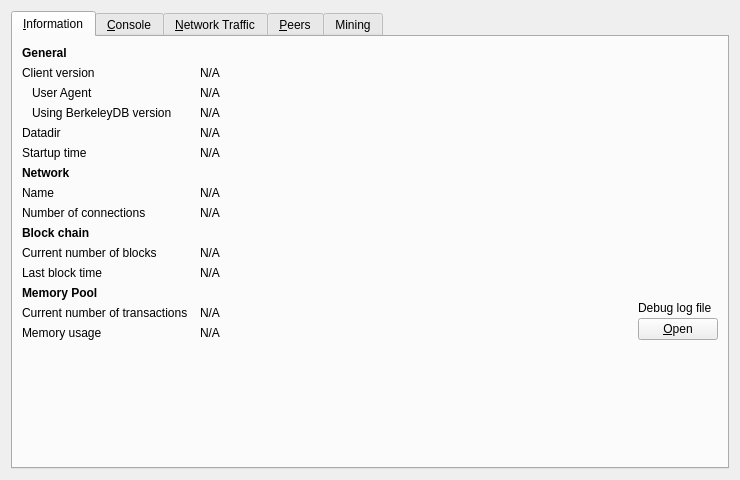
<?xml version="1.0" encoding="UTF-8"?>
<ui version="4.0">
 <class>RPCConsole</class>
 <widget class="QWidget" name="RPCConsole">
  <property name="geometry">
   <rect>
    <x>0</x>
    <y>0</y>
    <width>740</width>
    <height>430</height>
   </rect>
  </property>
  <property name="windowTitle">
   <string>Debug window</string>
  </property>
  <layout class="QVBoxLayout" name="verticalLayout_2">
   <item>
    <widget class="QTabWidget" name="tabWidget">
     <property name="currentIndex">
      <number>0</number>
     </property>
     <widget class="QWidget" name="tab_info">
      <attribute name="title">
       <string>&amp;Information</string>
      </attribute>
      <layout class="QGridLayout" name="gridLayout" columnstretch="0,1,0">
       <property name="horizontalSpacing">
        <number>12</number>
       </property>
       <item row="0" column="0">
        <widget class="QLabel" name="label_9">
         <property name="font">
          <font>
           <weight>75</weight>
           <bold>true</bold>
          </font>
         </property>
         <property name="text">
          <string>General</string>
         </property>
        </widget>
       </item>
       <item row="1" column="0">
        <widget class="QLabel" name="label_6">
         <property name="text">
          <string>Client version</string>
         </property>
        </widget>
       </item>
       <item row="1" column="1" colspan="2">
        <widget class="QLabel" name="clientVersion">
         <property name="cursor">
          <cursorShape>IBeamCursor</cursorShape>
         </property>
         <property name="text">
          <string>N/A</string>
         </property>
         <property name="textFormat">
          <enum>Qt::PlainText</enum>
         </property>
         <property name="textInteractionFlags">
          <set>Qt::LinksAccessibleByMouse|Qt::TextSelectableByKeyboard|Qt::TextSelectableByMouse</set>
         </property>
        </widget>
       </item>
       <item row="2" column="0">
        <widget class="QLabel" name="labelClientUserAgent">
         <property name="text">
          <string>User Agent</string>
         </property>
         <property name="indent">
          <number>10</number>
         </property>
        </widget>
       </item>
       <item row="2" column="1" colspan="2">
        <widget class="QLabel" name="clientUserAgent">
         <property name="cursor">
          <cursorShape>IBeamCursor</cursorShape>
         </property>
         <property name="text">
          <string>N/A</string>
         </property>
         <property name="textFormat">
          <enum>Qt::PlainText</enum>
         </property>
         <property name="textInteractionFlags">
          <set>Qt::LinksAccessibleByMouse|Qt::TextSelectableByKeyboard|Qt::TextSelectableByMouse</set>
         </property>
        </widget>
       </item>
       <item row="3" column="0">
        <widget class="QLabel" name="label_berkeleyDBVersion">
         <property name="text">
          <string>Using BerkeleyDB version</string>
         </property>
         <property name="indent">
          <number>10</number>
         </property>
        </widget>
       </item>
       <item row="3" column="1" colspan="2">
        <widget class="QLabel" name="berkeleyDBVersion">
         <property name="cursor">
          <cursorShape>IBeamCursor</cursorShape>
         </property>
         <property name="text">
          <string>N/A</string>
         </property>
         <property name="textFormat">
          <enum>Qt::PlainText</enum>
         </property>
         <property name="textInteractionFlags">
          <set>Qt::LinksAccessibleByMouse|Qt::TextSelectableByKeyboard|Qt::TextSelectableByMouse</set>
         </property>
        </widget>
       </item>
       <item row="4" column="0">
        <widget class="QLabel" name="label_12">
         <property name="text">
          <string>Datadir</string>
         </property>
        </widget>
       </item>
       <item row="4" column="1" colspan="2">
        <widget class="QLabel" name="dataDir">
         <property name="cursor">
          <cursorShape>IBeamCursor</cursorShape>
         </property>
         <property name="text">
          <string>N/A</string>
         </property>
         <property name="textFormat">
          <enum>Qt::PlainText</enum>
         </property>
         <property name="wordWrap">
          <bool>true</bool>
         </property>
         <property name="textInteractionFlags">
          <set>Qt::LinksAccessibleByMouse|Qt::TextSelectableByKeyboard|Qt::TextSelectableByMouse</set>
         </property>
        </widget>
       </item>
       <item row="5" column="0">
        <widget class="QLabel" name="label_13">
         <property name="text">
          <string>Startup time</string>
         </property>
        </widget>
       </item>
       <item row="5" column="1" colspan="2">
        <widget class="QLabel" name="startupTime">
         <property name="cursor">
          <cursorShape>IBeamCursor</cursorShape>
         </property>
         <property name="text">
          <string>N/A</string>
         </property>
         <property name="textFormat">
          <enum>Qt::PlainText</enum>
         </property>
         <property name="textInteractionFlags">
          <set>Qt::LinksAccessibleByMouse|Qt::TextSelectableByKeyboard|Qt::TextSelectableByMouse</set>
         </property>
        </widget>
       </item>
       <item row="6" column="0">
           <widget class="QLabel" name="labelNetwork">
               <property name="font">
                   <font>
                       <weight>75</weight>
                       <bold>true</bold>
                   </font>
               </property>
               <property name="text">
                   <string>Network</string>
               </property>
           </widget>
       </item>
       <item row="7" column="0">
        <widget class="QLabel" name="label_8">
         <property name="text">
          <string>Name</string>
         </property>
        </widget>
       </item>
       <item row="7" column="1" colspan="2">
        <widget class="QLabel" name="networkName">
         <property name="cursor">
          <cursorShape>IBeamCursor</cursorShape>
         </property>
         <property name="text">
          <string>N/A</string>
         </property>
         <property name="textFormat">
          <enum>Qt::PlainText</enum>
         </property>
         <property name="textInteractionFlags">
          <set>Qt::LinksAccessibleByMouse|Qt::TextSelectableByKeyboard|Qt::TextSelectableByMouse</set>
         </property>
        </widget>
       </item>
       <item row="8" column="0">
        <widget class="QLabel" name="label_7">
         <property name="text">
          <string>Number of connections</string>
         </property>
        </widget>
       </item>
       <item row="8" column="1" colspan="2">
        <widget class="QLabel" name="numberOfConnections">
         <property name="cursor">
          <cursorShape>IBeamCursor</cursorShape>
         </property>
         <property name="text">
          <string>N/A</string>
         </property>
         <property name="textFormat">
          <enum>Qt::PlainText</enum>
         </property>
         <property name="textInteractionFlags">
          <set>Qt::LinksAccessibleByMouse|Qt::TextSelectableByKeyboard|Qt::TextSelectableByMouse</set>
         </property>
        </widget>
       </item>
       <item row="9" column="0">
        <widget class="QLabel" name="label_10">
         <property name="font">
          <font>
           <weight>75</weight>
           <bold>true</bold>
          </font>
         </property>
         <property name="text">
          <string>Block chain</string>
         </property>
        </widget>
       </item>
       <item row="10" column="0">
        <widget class="QLabel" name="label_3">
         <property name="text">
          <string>Current number of blocks</string>
         </property>
        </widget>
       </item>
       <item row="10" column="1" colspan="2">
        <widget class="QLabel" name="numberOfBlocks">
         <property name="cursor">
          <cursorShape>IBeamCursor</cursorShape>
         </property>
         <property name="text">
          <string>N/A</string>
         </property>
         <property name="textFormat">
          <enum>Qt::PlainText</enum>
         </property>
         <property name="textInteractionFlags">
          <set>Qt::LinksAccessibleByMouse|Qt::TextSelectableByKeyboard|Qt::TextSelectableByMouse</set>
         </property>
        </widget>
       </item>
       <item row="11" column="0">
        <widget class="QLabel" name="labelLastBlockTime">
         <property name="text">
          <string>Last block time</string>
         </property>
        </widget>
       </item>
       <item row="11" column="1" colspan="2">
        <widget class="QLabel" name="lastBlockTime">
         <property name="cursor">
          <cursorShape>IBeamCursor</cursorShape>
         </property>
         <property name="text">
          <string>N/A</string>
         </property>
         <property name="textFormat">
          <enum>Qt::PlainText</enum>
         </property>
         <property name="textInteractionFlags">
          <set>Qt::LinksAccessibleByMouse|Qt::TextSelectableByKeyboard|Qt::TextSelectableByMouse</set>
         </property>
        </widget>
       </item>
       <item row="12" column="0">
        <widget class="QLabel" name="labelMempoolTitle">
         <property name="font">
          <font>
           <weight>75</weight>
           <bold>true</bold>
          </font>
         </property>
         <property name="text">
          <string>Memory Pool</string>
         </property>
        </widget>
       </item>
       <item row="13" column="0">
        <widget class="QLabel" name="labelNumberOfTransactions">
         <property name="text">
          <string>Current number of transactions</string>
         </property>
        </widget>
       </item>
       <item row="13" column="1">
        <widget class="QLabel" name="mempoolNumberTxs">
         <property name="cursor">
          <cursorShape>IBeamCursor</cursorShape>
         </property>
         <property name="text">
          <string>N/A</string>
         </property>
         <property name="textFormat">
          <enum>Qt::PlainText</enum>
         </property>
         <property name="textInteractionFlags">
          <set>Qt::LinksAccessibleByMouse|Qt::TextSelectableByKeyboard|Qt::TextSelectableByMouse</set>
         </property>
        </widget>
       </item>
       <item row="14" column="0">
        <widget class="QLabel" name="labelMemoryUsage">
         <property name="text">
          <string>Memory usage</string>
         </property>
        </widget>
       </item>
       <item row="14" column="1">
        <widget class="QLabel" name="mempoolSize">
         <property name="cursor">
          <cursorShape>IBeamCursor</cursorShape>
         </property>
         <property name="text">
          <string>N/A</string>
         </property>
         <property name="textFormat">
          <enum>Qt::PlainText</enum>
         </property>
         <property name="textInteractionFlags">
          <set>Qt::LinksAccessibleByMouse|Qt::TextSelectableByKeyboard|Qt::TextSelectableByMouse</set>
         </property>
        </widget>
       </item>
       <item row="12" column="2" rowspan="3">
        <layout class="QVBoxLayout" name="verticalLayoutDebugButton">
         <property name="spacing">
          <number>3</number>
         </property>
         <item>
          <spacer name="verticalSpacer_2">
           <property name="orientation">
            <enum>Qt::Vertical</enum>
           </property>
           <property name="sizeHint" stdset="0">
            <size>
             <width>10</width>
             <height>5</height>
            </size>
           </property>
          </spacer>
         </item>
         <item>
          <widget class="QLabel" name="labelDebugLogfile">
           <property name="text">
            <string>Debug log file</string>
           </property>
          </widget>
         </item>
         <item>
          <widget class="QPushButton" name="openDebugLogfileButton">
           <property name="toolTip">
            <string>Open the %1 debug log file from the current data directory. This can take a few seconds for large log files.</string>
           </property>
           <property name="text">
            <string>&amp;Open</string>
           </property>
           <property name="autoDefault">
            <bool>false</bool>
           </property>
          </widget>
         </item>
        </layout>
       </item>
       <item row="15" column="0">
        <spacer name="verticalSpacer">
         <property name="orientation">
          <enum>Qt::Vertical</enum>
         </property>
         <property name="sizeHint" stdset="0">
          <size>
           <width>20</width>
           <height>40</height>
          </size>
         </property>
        </spacer>
       </item>
      </layout>
     </widget>
     <widget class="QWidget" name="tab_console">
      <attribute name="title">
       <string>&amp;Console</string>
      </attribute>
      <layout class="QVBoxLayout" name="verticalLayout_3">
       <property name="spacing">
        <number>3</number>
       </property>
       <property name="bottomMargin">
        <number>5</number>
       </property>
       <item>
        <layout class="QHBoxLayout" name="horizontalLayout">
         <property name="spacing">
          <number>4</number>
         </property>
         <item>
          <spacer name="horizontalSpacer">
           <property name="orientation">
            <enum>Qt::Horizontal</enum>
           </property>
           <property name="sizeHint" stdset="0">
            <size>
             <width>40</width>
             <height>20</height>
            </size>
           </property>
          </spacer>
         </item>
         <item>
          <widget class="QPushButton" name="fontSmallerButton">
           <property name="maximumSize">
            <size>
             <width>24</width>
             <height>24</height>
            </size>
           </property>
           <property name="text">
            <string/>
           </property>
           <property name="toolTip">
            <string>Decrease font size</string>
           </property>
           <property name="icon">
            <iconset resource="../bitcoin.qrc">
             <normaloff>:/icons/fontsmaller</normaloff>:/icons/fontsmaller</iconset>
           </property>
           <property name="iconSize">
            <size>
             <width>24</width>
             <height>16</height>
            </size>
           </property>
           <property name="autoDefault">
            <bool>false</bool>
           </property>
           <property name="flat">
            <bool>true</bool>
           </property>
          </widget>
         </item>
         <item>
          <widget class="QPushButton" name="fontBiggerButton">
           <property name="maximumSize">
            <size>
             <width>24</width>
             <height>24</height>
            </size>
           </property>
           <property name="toolTip">
            <string>Increase font size</string>
           </property>
           <property name="text">
            <string/>
           </property>
           <property name="icon">
            <iconset resource="../bitcoin.qrc">
             <normaloff>:/icons/fontbigger</normaloff>:/icons/fontbigger</iconset>
           </property>
           <property name="iconSize">
            <size>
             <width>24</width>
             <height>16</height>
            </size>
           </property>
           <property name="autoDefault">
            <bool>false</bool>
           </property>
           <property name="flat">
            <bool>true</bool>
           </property>
          </widget>
         </item>
         <item>
          <widget class="QPushButton" name="clearButton">
           <property name="maximumSize">
            <size>
             <width>24</width>
             <height>24</height>
            </size>
           </property>
           <property name="toolTip">
            <string>Clear console</string>
           </property>
           <property name="layoutDirection">
            <enum>Qt::LeftToRight</enum>
           </property>
           <property name="text">
            <string/>
           </property>
           <property name="icon">
            <iconset resource="../bitcoin.qrc">
             <normaloff>:/icons/remove</normaloff>:/icons/remove</iconset>
           </property>
           <property name="shortcut">
            <string notr="true">Ctrl+L</string>
           </property>
           <property name="autoDefault">
            <bool>false</bool>
           </property>
           <property name="flat">
            <bool>true</bool>
           </property>
          </widget>
         </item>
        </layout>
       </item>
       <item>
        <widget class="QTextEdit" name="messagesWidget">
         <property name="minimumSize">
          <size>
           <width>0</width>
           <height>100</height>
          </size>
         </property>
         <property name="readOnly">
          <bool>true</bool>
         </property>
         <property name="tabKeyNavigation" stdset="0">
          <bool>false</bool>
         </property>
         <property name="columnCount" stdset="0">
          <number>2</number>
         </property>
        </widget>
       </item>
       <item>
        <layout class="QHBoxLayout" name="horizontalLayoutPrompt">
         <property name="spacing">
          <number>3</number>
         </property>
         <item>
          <widget class="QPushButton" name="promptIcon">
           <property name="enabled">
            <bool>false</bool>
           </property>
           <property name="maximumSize">
            <size>
             <width>16</width>
             <height>24</height>
            </size>
           </property>
           <property name="text">
            <string/>
           </property>
           <property name="icon">
            <iconset resource="../bitcoin.qrc">
             <normaloff>:/icons/prompticon</normaloff>
             <disabledoff>:/icons/prompticon</disabledoff>:/icons/prompticon</iconset>
           </property>
           <property name="iconSize">
            <size>
             <width>14</width>
             <height>14</height>
            </size>
           </property>
           <property name="autoDefault">
            <bool>false</bool>
           </property>
           <property name="flat">
            <bool>true</bool>
           </property>
          </widget>
         </item>
         <item>
          <widget class="QLineEdit" name="lineEdit">
           <property name="placeholderText">
            <string/>
           </property>
          </widget>
         </item>
        </layout>
       </item>
      </layout>
     </widget>
     <widget class="QWidget" name="tab_nettraffic">
      <attribute name="title">
       <string>&amp;Network Traffic</string>
      </attribute>
      <layout class="QHBoxLayout" name="horizontalLayout_3">
       <item>
        <layout class="QVBoxLayout" name="verticalLayout_4">
         <item>
          <widget class="TrafficGraphWidget" name="trafficGraph" native="true">
           <property name="sizePolicy">
            <sizepolicy hsizetype="Expanding" vsizetype="Expanding">
             <horstretch>0</horstretch>
             <verstretch>0</verstretch>
            </sizepolicy>
           </property>
          </widget>
         </item>
         <item>
          <layout class="QHBoxLayout" name="horizontalLayout_2">
           <item>
            <widget class="QSlider" name="sldGraphRange">
             <property name="minimum">
              <number>1</number>
             </property>
             <property name="maximum">
              <number>288</number>
             </property>
             <property name="pageStep">
              <number>12</number>
             </property>
             <property name="value">
              <number>6</number>
             </property>
             <property name="orientation">
              <enum>Qt::Horizontal</enum>
             </property>
            </widget>
           </item>
           <item>
            <widget class="QLabel" name="lblGraphRange">
             <property name="minimumSize">
              <size>
               <width>100</width>
               <height>0</height>
              </size>
             </property>
             <property name="alignment">
              <set>Qt::AlignCenter</set>
             </property>
            </widget>
           </item>
           <item>
            <widget class="QPushButton" name="btnClearTrafficGraph">
             <property name="text">
              <string>&amp;Reset</string>
             </property>
             <property name="autoDefault">
              <bool>false</bool>
             </property>
            </widget>
           </item>
          </layout>
         </item>
        </layout>
       </item>
       <item>
        <layout class="QVBoxLayout" name="verticalLayout">
         <item>
          <widget class="QGroupBox" name="groupBox">
           <property name="title">
            <string>Totals</string>
           </property>
           <layout class="QVBoxLayout" name="verticalLayout_5">
            <item>
             <layout class="QHBoxLayout" name="horizontalLayout_4">
              <item>
               <widget class="Line" name="line">
                <property name="sizePolicy">
                 <sizepolicy hsizetype="Fixed" vsizetype="Fixed">
                  <horstretch>0</horstretch>
                  <verstretch>0</verstretch>
                 </sizepolicy>
                </property>
                <property name="minimumSize">
                 <size>
                  <width>10</width>
                  <height>0</height>
                 </size>
                </property>
                <property name="palette">
                 <palette>
                  <active>
                   <colorrole role="Light">
                    <brush brushstyle="SolidPattern">
                     <color alpha="255">
                      <red>0</red>
                      <green>255</green>
                      <blue>0</blue>
                     </color>
                    </brush>
                   </colorrole>
                  </active>
                  <inactive>
                   <colorrole role="Light">
                    <brush brushstyle="SolidPattern">
                     <color alpha="255">
                      <red>0</red>
                      <green>255</green>
                      <blue>0</blue>
                     </color>
                    </brush>
                   </colorrole>
                  </inactive>
                  <disabled>
                   <colorrole role="Light">
                    <brush brushstyle="SolidPattern">
                     <color alpha="255">
                      <red>0</red>
                      <green>255</green>
                      <blue>0</blue>
                     </color>
                    </brush>
                   </colorrole>
                  </disabled>
                 </palette>
                </property>
                <property name="orientation">
                 <enum>Qt::Horizontal</enum>
                </property>
               </widget>
              </item>
              <item>
               <widget class="QLabel" name="label_16">
                <property name="text">
                 <string>Received</string>
                </property>
               </widget>
              </item>
              <item>
               <widget class="QLabel" name="lblBytesIn">
                <property name="minimumSize">
                 <size>
                  <width>50</width>
                  <height>0</height>
                 </size>
                </property>
                <property name="alignment">
                 <set>Qt::AlignRight|Qt::AlignTrailing|Qt::AlignVCenter</set>
                </property>
               </widget>
              </item>
             </layout>
            </item>
            <item>
             <layout class="QHBoxLayout" name="horizontalLayout_5">
              <item>
               <widget class="Line" name="line_2">
                <property name="sizePolicy">
                 <sizepolicy hsizetype="Fixed" vsizetype="Fixed">
                  <horstretch>0</horstretch>
                  <verstretch>0</verstretch>
                 </sizepolicy>
                </property>
                <property name="minimumSize">
                 <size>
                  <width>10</width>
                  <height>0</height>
                 </size>
                </property>
                <property name="palette">
                 <palette>
                  <active>
                   <colorrole role="Light">
                    <brush brushstyle="SolidPattern">
                     <color alpha="255">
                      <red>255</red>
                      <green>0</green>
                      <blue>0</blue>
                     </color>
                    </brush>
                   </colorrole>
                  </active>
                  <inactive>
                   <colorrole role="Light">
                    <brush brushstyle="SolidPattern">
                     <color alpha="255">
                      <red>255</red>
                      <green>0</green>
                      <blue>0</blue>
                     </color>
                    </brush>
                   </colorrole>
                  </inactive>
                  <disabled>
                   <colorrole role="Light">
                    <brush brushstyle="SolidPattern">
                     <color alpha="255">
                      <red>255</red>
                      <green>0</green>
                      <blue>0</blue>
                     </color>
                    </brush>
                   </colorrole>
                  </disabled>
                 </palette>
                </property>
                <property name="orientation">
                 <enum>Qt::Horizontal</enum>
                </property>
               </widget>
              </item>
              <item>
               <widget class="QLabel" name="label_17">
                <property name="text">
                 <string>Sent</string>
                </property>
               </widget>
              </item>
              <item>
               <widget class="QLabel" name="lblBytesOut">
                <property name="minimumSize">
                 <size>
                  <width>50</width>
                  <height>0</height>
                 </size>
                </property>
                <property name="alignment">
                 <set>Qt::AlignRight|Qt::AlignTrailing|Qt::AlignVCenter</set>
                </property>
               </widget>
              </item>
             </layout>
            </item>
            <item>
             <spacer name="verticalSpacer_4">
              <property name="orientation">
               <enum>Qt::Vertical</enum>
              </property>
              <property name="sizeHint" stdset="0">
               <size>
                <width>20</width>
                <height>407</height>
               </size>
              </property>
             </spacer>
            </item>
           </layout>
          </widget>
         </item>
        </layout>
       </item>
      </layout>
     </widget>
     <widget class="QWidget" name="tab_peers">
      <attribute name="title">
       <string>&amp;Peers</string>
      </attribute>
      <layout class="QGridLayout" name="gridLayout_2">
       <item row="0" column="0" rowspan="2">
        <layout class="QVBoxLayout" name="verticalLayout_101">
         <property name="spacing">
          <number>0</number>
         </property>
         <item>
          <widget class="QTableView" name="peerWidget">
           <property name="horizontalScrollBarPolicy">
            <enum>Qt::ScrollBarAsNeeded</enum>
           </property>
           <property name="tabKeyNavigation">
            <bool>false</bool>
           </property>
           <property name="sortingEnabled">
            <bool>true</bool>
           </property>
           <attribute name="horizontalHeaderHighlightSections">
            <bool>false</bool>
           </attribute>
          </widget>
         </item>
         <item>
          <widget class="QLabel" name="banHeading">
           <property name="sizePolicy">
            <sizepolicy hsizetype="Preferred" vsizetype="Minimum">
             <horstretch>0</horstretch>
             <verstretch>0</verstretch>
            </sizepolicy>
           </property>
           <property name="minimumSize">
            <size>
             <width>300</width>
             <height>32</height>
            </size>
           </property>
           <property name="maximumSize">
            <size>
             <width>16777215</width>
             <height>32</height>
            </size>
           </property>
           <property name="font">
            <font>
             <pointsize>12</pointsize>
            </font>
           </property>
           <property name="cursor">
            <cursorShape>IBeamCursor</cursorShape>
           </property>
           <property name="text">
            <string>Banned peers</string>
           </property>
           <property name="alignment">
            <set>Qt::AlignBottom|Qt::AlignLeading|Qt::AlignLeft</set>
           </property>
           <property name="wordWrap">
            <bool>true</bool>
           </property>
           <property name="textInteractionFlags">
            <set>Qt::NoTextInteraction</set>
           </property>
          </widget>
         </item>
         <item>
          <widget class="QTableView" name="banlistWidget">
           <property name="sizePolicy">
            <sizepolicy hsizetype="Expanding" vsizetype="Expanding">
             <horstretch>0</horstretch>
             <verstretch>0</verstretch>
            </sizepolicy>
           </property>
           <property name="horizontalScrollBarPolicy">
            <enum>Qt::ScrollBarAsNeeded</enum>
           </property>
           <property name="tabKeyNavigation">
            <bool>false</bool>
           </property>
           <property name="sortingEnabled">
            <bool>true</bool>
           </property>
           <attribute name="horizontalHeaderHighlightSections">
            <bool>false</bool>
           </attribute>
          </widget>
         </item>
        </layout>
       </item>
       <item row="0" column="1">
        <widget class="QLabel" name="peerHeading">
         <property name="sizePolicy">
          <sizepolicy hsizetype="Preferred" vsizetype="Minimum">
           <horstretch>0</horstretch>
           <verstretch>0</verstretch>
          </sizepolicy>
         </property>
         <property name="minimumSize">
          <size>
           <width>300</width>
           <height>32</height>
          </size>
         </property>
         <property name="font">
          <font>
           <pointsize>10</pointsize>
          </font>
         </property>
         <property name="cursor">
          <cursorShape>IBeamCursor</cursorShape>
         </property>
         <property name="text">
          <string>Select a peer to view detailed information.</string>
         </property>
         <property name="alignment">
          <set>Qt::AlignHCenter|Qt::AlignTop</set>
         </property>
         <property name="wordWrap">
          <bool>true</bool>
         </property>
         <property name="textInteractionFlags">
          <set>Qt::LinksAccessibleByMouse|Qt::TextSelectableByKeyboard|Qt::TextSelectableByMouse</set>
         </property>
        </widget>
       </item>
       <item row="1" column="1">
        <widget class="QWidget" name="detailWidget" native="true">
         <property name="minimumSize">
          <size>
           <width>300</width>
           <height>0</height>
          </size>
         </property>
         <layout class="QGridLayout" name="gridLayout_3">
          <item row="0" column="0">
           <widget class="QLabel" name="label_30">
            <property name="text">
             <string>Whitelisted</string>
            </property>
           </widget>
          </item>
          <item row="0" column="2">
           <widget class="QLabel" name="peerWhitelisted">
            <property name="cursor">
             <cursorShape>IBeamCursor</cursorShape>
            </property>
            <property name="text">
             <string>N/A</string>
            </property>
            <property name="textFormat">
             <enum>Qt::PlainText</enum>
            </property>
            <property name="textInteractionFlags">
             <set>Qt::LinksAccessibleByMouse|Qt::TextSelectableByKeyboard|Qt::TextSelectableByMouse</set>
            </property>
           </widget>
          </item>
          <item row="1" column="0">
           <widget class="QLabel" name="label_23">
            <property name="text">
             <string>Direction</string>
            </property>
           </widget>
          </item>
          <item row="1" column="2">
           <widget class="QLabel" name="peerDirection">
            <property name="cursor">
             <cursorShape>IBeamCursor</cursorShape>
            </property>
            <property name="text">
             <string>N/A</string>
            </property>
            <property name="textFormat">
             <enum>Qt::PlainText</enum>
            </property>
            <property name="textInteractionFlags">
             <set>Qt::LinksAccessibleByMouse|Qt::TextSelectableByKeyboard|Qt::TextSelectableByMouse</set>
            </property>
           </widget>
          </item>
          <item row="2" column="0">
           <widget class="QLabel" name="label_21">
            <property name="text">
             <string>Version</string>
            </property>
           </widget>
          </item>
          <item row="2" column="2">
           <widget class="QLabel" name="peerVersion">
            <property name="cursor">
             <cursorShape>IBeamCursor</cursorShape>
            </property>
            <property name="text">
             <string>N/A</string>
            </property>
            <property name="textFormat">
             <enum>Qt::PlainText</enum>
            </property>
            <property name="textInteractionFlags">
             <set>Qt::LinksAccessibleByMouse|Qt::TextSelectableByKeyboard|Qt::TextSelectableByMouse</set>
            </property>
           </widget>
          </item>
          <item row="3" column="0">
           <widget class="QLabel" name="label_28">
            <property name="text">
             <string>User Agent</string>
            </property>
           </widget>
          </item>
          <item row="3" column="2">
           <widget class="QLabel" name="peerSubversion">
            <property name="cursor">
             <cursorShape>IBeamCursor</cursorShape>
            </property>
            <property name="text">
             <string>N/A</string>
            </property>
            <property name="textFormat">
             <enum>Qt::PlainText</enum>
            </property>
            <property name="textInteractionFlags">
             <set>Qt::LinksAccessibleByMouse|Qt::TextSelectableByKeyboard|Qt::TextSelectableByMouse</set>
            </property>
           </widget>
          </item>
          <item row="4" column="0">
           <widget class="QLabel" name="label_4">
            <property name="text">
             <string>Services</string>
            </property>
           </widget>
          </item>
          <item row="4" column="2">
           <widget class="QLabel" name="peerServices">
            <property name="cursor">
             <cursorShape>IBeamCursor</cursorShape>
            </property>
            <property name="text">
             <string>N/A</string>
            </property>
            <property name="textFormat">
             <enum>Qt::PlainText</enum>
            </property>
            <property name="textInteractionFlags">
             <set>Qt::LinksAccessibleByMouse|Qt::TextSelectableByKeyboard|Qt::TextSelectableByMouse</set>
            </property>
           </widget>
          </item>
          <item row="5" column="0">
           <widget class="QLabel" name="label_29">
            <property name="text">
             <string>Starting Block</string>
            </property>
           </widget>
          </item>
          <item row="5" column="2">
           <widget class="QLabel" name="peerHeight">
            <property name="cursor">
             <cursorShape>IBeamCursor</cursorShape>
            </property>
            <property name="text">
             <string>N/A</string>
            </property>
            <property name="textFormat">
             <enum>Qt::PlainText</enum>
            </property>
            <property name="textInteractionFlags">
             <set>Qt::LinksAccessibleByMouse|Qt::TextSelectableByKeyboard|Qt::TextSelectableByMouse</set>
            </property>
           </widget>
          </item>
          <item row="6" column="0">
           <widget class="QLabel" name="label_27">
            <property name="text">
             <string>Synced Headers</string>
            </property>
           </widget>
          </item>
          <item row="6" column="2">
           <widget class="QLabel" name="peerSyncHeight">
            <property name="cursor">
             <cursorShape>IBeamCursor</cursorShape>
            </property>
            <property name="text">
             <string>N/A</string>
            </property>
            <property name="textFormat">
             <enum>Qt::PlainText</enum>
            </property>
            <property name="textInteractionFlags">
             <set>Qt::LinksAccessibleByMouse|Qt::TextSelectableByKeyboard|Qt::TextSelectableByMouse</set>
            </property>
           </widget>
          </item>
          <item row="7" column="0">
           <widget class="QLabel" name="label_25">
            <property name="text">
             <string>Synced Blocks</string>
            </property>
           </widget>
          </item>
          <item row="7" column="2">
           <widget class="QLabel" name="peerCommonHeight">
            <property name="cursor">
             <cursorShape>IBeamCursor</cursorShape>
            </property>
            <property name="text">
             <string>N/A</string>
            </property>
            <property name="textFormat">
             <enum>Qt::PlainText</enum>
            </property>
            <property name="textInteractionFlags">
             <set>Qt::LinksAccessibleByMouse|Qt::TextSelectableByKeyboard|Qt::TextSelectableByMouse</set>
            </property>
           </widget>
          </item>
          <item row="8" column="0">
           <widget class="QLabel" name="label_24">
            <property name="text">
             <string>Ban Score</string>
            </property>
           </widget>
          </item>
          <item row="8" column="2">
           <widget class="QLabel" name="peerBanScore">
            <property name="cursor">
             <cursorShape>IBeamCursor</cursorShape>
            </property>
            <property name="text">
             <string>N/A</string>
            </property>
            <property name="textFormat">
             <enum>Qt::PlainText</enum>
            </property>
            <property name="textInteractionFlags">
             <set>Qt::LinksAccessibleByMouse|Qt::TextSelectableByKeyboard|Qt::TextSelectableByMouse</set>
            </property>
           </widget>
          </item>
          <item row="9" column="0">
           <widget class="QLabel" name="label_22">
            <property name="text">
             <string>Connection Time</string>
            </property>
           </widget>
          </item>
          <item row="9" column="2">
           <widget class="QLabel" name="peerConnTime">
            <property name="cursor">
             <cursorShape>IBeamCursor</cursorShape>
            </property>
            <property name="text">
             <string>N/A</string>
            </property>
            <property name="textFormat">
             <enum>Qt::PlainText</enum>
            </property>
            <property name="textInteractionFlags">
             <set>Qt::LinksAccessibleByMouse|Qt::TextSelectableByKeyboard|Qt::TextSelectableByMouse</set>
            </property>
           </widget>
          </item>
          <item row="10" column="0">
           <widget class="QLabel" name="label_15">
            <property name="text">
             <string>Last Send</string>
            </property>
           </widget>
          </item>
          <item row="10" column="2">
           <widget class="QLabel" name="peerLastSend">
            <property name="cursor">
             <cursorShape>IBeamCursor</cursorShape>
            </property>
            <property name="text">
             <string>N/A</string>
            </property>
            <property name="textFormat">
             <enum>Qt::PlainText</enum>
            </property>
            <property name="textInteractionFlags">
             <set>Qt::LinksAccessibleByMouse|Qt::TextSelectableByKeyboard|Qt::TextSelectableByMouse</set>
            </property>
           </widget>
          </item>
          <item row="11" column="0">
           <widget class="QLabel" name="label_19">
            <property name="text">
             <string>Last Receive</string>
            </property>
           </widget>
          </item>
          <item row="11" column="2">
           <widget class="QLabel" name="peerLastRecv">
            <property name="cursor">
             <cursorShape>IBeamCursor</cursorShape>
            </property>
            <property name="text">
             <string>N/A</string>
            </property>
            <property name="textFormat">
             <enum>Qt::PlainText</enum>
            </property>
            <property name="textInteractionFlags">
             <set>Qt::LinksAccessibleByMouse|Qt::TextSelectableByKeyboard|Qt::TextSelectableByMouse</set>
            </property>
           </widget>
          </item>
          <item row="12" column="0">
           <widget class="QLabel" name="label_18">
            <property name="text">
             <string>Sent</string>
            </property>
           </widget>
          </item>
          <item row="12" column="2">
           <widget class="QLabel" name="peerBytesSent">
            <property name="cursor">
             <cursorShape>IBeamCursor</cursorShape>
            </property>
            <property name="text">
             <string>N/A</string>
            </property>
            <property name="textFormat">
             <enum>Qt::PlainText</enum>
            </property>
            <property name="textInteractionFlags">
             <set>Qt::LinksAccessibleByMouse|Qt::TextSelectableByKeyboard|Qt::TextSelectableByMouse</set>
            </property>
           </widget>
          </item>
          <item row="13" column="0">
           <widget class="QLabel" name="label_20">
            <property name="text">
             <string>Received</string>
            </property>
           </widget>
          </item>
          <item row="13" column="2">
           <widget class="QLabel" name="peerBytesRecv">
            <property name="cursor">
             <cursorShape>IBeamCursor</cursorShape>
            </property>
            <property name="text">
             <string>N/A</string>
            </property>
            <property name="textFormat">
             <enum>Qt::PlainText</enum>
            </property>
            <property name="textInteractionFlags">
             <set>Qt::LinksAccessibleByMouse|Qt::TextSelectableByKeyboard|Qt::TextSelectableByMouse</set>
            </property>
           </widget>
          </item>
          <item row="14" column="0">
           <widget class="QLabel" name="label_26">
            <property name="text">
             <string>Ping Time</string>
            </property>
           </widget>
          </item>
          <item row="14" column="2">
           <widget class="QLabel" name="peerPingTime">
            <property name="cursor">
             <cursorShape>IBeamCursor</cursorShape>
            </property>
            <property name="text">
             <string>N/A</string>
            </property>
            <property name="textFormat">
             <enum>Qt::PlainText</enum>
            </property>
            <property name="textInteractionFlags">
             <set>Qt::LinksAccessibleByMouse|Qt::TextSelectableByKeyboard|Qt::TextSelectableByMouse</set>
            </property>
           </widget>
          </item>
          <item row="15" column="0">
           <widget class="QLabel" name="peerPingWaitLabel">
            <property name="toolTip">
             <string>The duration of a currently outstanding ping.</string>
            </property>
            <property name="text">
             <string>Ping Wait</string>
            </property>
           </widget>
          </item>
          <item row="15" column="2">
           <widget class="QLabel" name="peerPingWait">
            <property name="cursor">
             <cursorShape>IBeamCursor</cursorShape>
            </property>
            <property name="text">
             <string>N/A</string>
            </property>
            <property name="textFormat">
             <enum>Qt::PlainText</enum>
            </property>
            <property name="textInteractionFlags">
             <set>Qt::LinksAccessibleByMouse|Qt::TextSelectableByKeyboard|Qt::TextSelectableByMouse</set>
            </property>
           </widget>
          </item>
          <item row="16" column="0">
           <widget class="QLabel" name="peerMinPingLabel">
            <property name="text">
             <string>Min Ping</string>
            </property>
           </widget>
          </item>
          <item row="16" column="2">
           <widget class="QLabel" name="peerMinPing">
            <property name="cursor">
             <cursorShape>IBeamCursor</cursorShape>
            </property>
            <property name="text">
             <string>N/A</string>
            </property>
            <property name="textFormat">
             <enum>Qt::PlainText</enum>
            </property>
            <property name="textInteractionFlags">
             <set>Qt::LinksAccessibleByMouse|Qt::TextSelectableByKeyboard|Qt::TextSelectableByMouse</set>
            </property>
           </widget>
          </item>
          <item row="17" column="0">
           <widget class="QLabel" name="label_timeoffset">
            <property name="text">
             <string>Time Offset</string>
            </property>
           </widget>
          </item>
          <item row="17" column="2">
           <widget class="QLabel" name="timeoffset">
            <property name="cursor">
             <cursorShape>IBeamCursor</cursorShape>
            </property>
            <property name="text">
             <string>N/A</string>
            </property>
            <property name="textFormat">
             <enum>Qt::PlainText</enum>
            </property>
            <property name="textInteractionFlags">
             <set>Qt::LinksAccessibleByMouse|Qt::TextSelectableByKeyboard|Qt::TextSelectableByMouse</set>
            </property>
           </widget>
          </item>
          <item row="18" column="1">
           <spacer name="verticalSpacer_3">
            <property name="orientation">
             <enum>Qt::Vertical</enum>
            </property>
            <property name="sizeHint" stdset="0">
             <size>
              <width>20</width>
              <height>40</height>
             </size>
            </property>
           </spacer>
          </item>
         </layout>
        </widget>
       </item>
      </layout>
     </widget>
     <widget class="QWidget" name="tab_mining">
      <attribute name="title">
       <string>Mining</string>
      </attribute>
     </widget>
    </widget>
   </item>
  </layout>
 </widget>
 <customwidgets>
  <customwidget>
   <class>TrafficGraphWidget</class>
   <extends>QWidget</extends>
   <header>qt/trafficgraphwidget.h</header>
   <container>1</container>
   <slots>
    <slot>clear()</slot>
   </slots>
  </customwidget>
 </customwidgets>
 <resources>
  <include location="../bitcoin.qrc"/>
 </resources>
 <connections/>
</ui>
